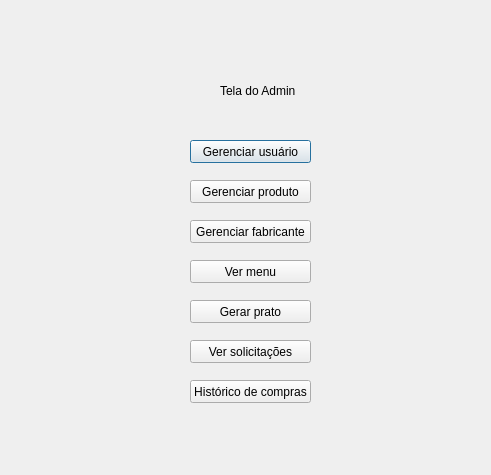
<?xml version="1.0" encoding="UTF-8"?>
<ui version="4.0">
 <class>Dialog</class>
 <widget class="QDialog" name="Dialog">
  <property name="geometry">
   <rect>
    <x>0</x>
    <y>0</y>
    <width>491</width>
    <height>475</height>
   </rect>
  </property>
  <property name="windowTitle">
   <string>Dialog</string>
  </property>
  <widget class="QPushButton" name="pushButton">
   <property name="geometry">
    <rect>
     <x>190</x>
     <y>140</y>
     <width>121</width>
     <height>23</height>
    </rect>
   </property>
   <property name="text">
    <string>Gerenciar usuário</string>
   </property>
  </widget>
  <widget class="QLabel" name="label">
   <property name="geometry">
    <rect>
     <x>220</x>
     <y>80</y>
     <width>81</width>
     <height>21</height>
    </rect>
   </property>
   <property name="text">
    <string>Tela do Admin</string>
   </property>
  </widget>
  <widget class="QPushButton" name="pushButton_2">
   <property name="geometry">
    <rect>
     <x>190</x>
     <y>180</y>
     <width>121</width>
     <height>23</height>
    </rect>
   </property>
   <property name="text">
    <string>Gerenciar produto</string>
   </property>
  </widget>
  <widget class="QPushButton" name="pushButton_3">
   <property name="geometry">
    <rect>
     <x>190</x>
     <y>220</y>
     <width>121</width>
     <height>23</height>
    </rect>
   </property>
   <property name="text">
    <string>Gerenciar fabricante</string>
   </property>
  </widget>
  <widget class="QPushButton" name="pushButton_6">
   <property name="geometry">
    <rect>
     <x>190</x>
     <y>260</y>
     <width>121</width>
     <height>23</height>
    </rect>
   </property>
   <property name="text">
    <string>Ver menu</string>
   </property>
  </widget>
  <widget class="QPushButton" name="pushButton_7">
   <property name="geometry">
    <rect>
     <x>190</x>
     <y>300</y>
     <width>121</width>
     <height>23</height>
    </rect>
   </property>
   <property name="text">
    <string>Gerar prato</string>
   </property>
  </widget>
  <widget class="QPushButton" name="pushButton_8">
   <property name="geometry">
    <rect>
     <x>190</x>
     <y>340</y>
     <width>121</width>
     <height>23</height>
    </rect>
   </property>
   <property name="text">
    <string>Ver solicitações</string>
   </property>
  </widget>
  <widget class="QPushButton" name="pushButton_10">
   <property name="geometry">
    <rect>
     <x>190</x>
     <y>380</y>
     <width>121</width>
     <height>23</height>
    </rect>
   </property>
   <property name="text">
    <string>Histórico de compras</string>
   </property>
  </widget>
 </widget>
 <resources/>
 <connections/>
</ui>
